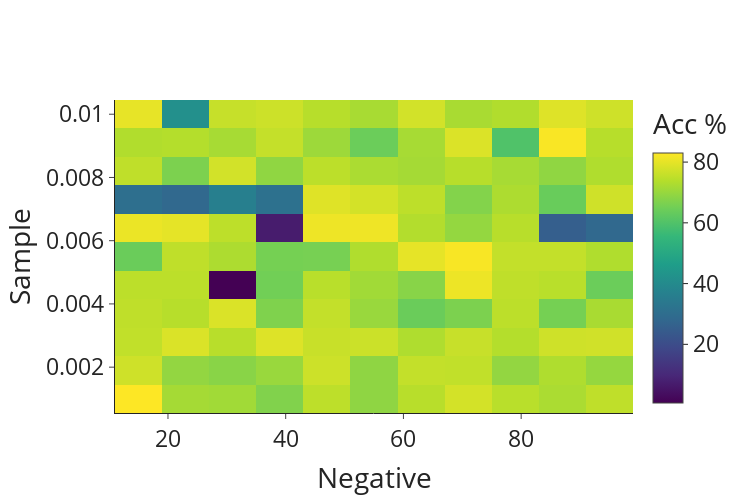

Write notebook code for a chart like this one.
### Code cell
m = np.argmax(assesment_scores)
print("Best performing embedding (sample: {}, negative: {}) had accuracy of {:.2f}%\n\t file_path: {}".format(*embedding_params[m],assesment_scores[m],embedding_fps[m]))

grid = np.array(assesment_scores).reshape((len(p1_vals), len(p1_vals)))

data = go.Heatmap(z=grid,y=np.array(p1_vals).astype(float),colorbar=dict(title="Acc %"),x=p2_vals)

layout = {
    "template": "simple_white",
    "font":{"size": 23},
    "height": 500,
    "width": 750,     
    "xaxis": {"title": "Negative"},
    "yaxis": {"title": "Sample"},
}
fig = go.Figure(data=data,layout=layout)
with open("visualizations/accuracy.pdf", "wb") as f:
    f.write(scope.transform(fig, format="pdf"))
fig.show()
# fig.write_html("visualizations/accuracy.html")

### Figure 1 — Plotly figure (JSON) as saved in the notebook; plotly's stock layout.template omitted (floating-point values rounded to 4 significant figures)
{"data": [{"colorbar": {"title": {"text": "Acc %"}}, "type": "heatmap", "x": [15, 23, 31, 39, 47, 55, 63, 71, 79, 87, 95], "y": [0.001, 0.0019, 0.0028, 0.0037, 0.0046, 0.0055, 0.0064, 0.0073, 0.0082, 0.0091, 0.01], "z": [[82.99, 71.82, 71.31, 67.18, 74.91, 68.9, 74.23, 77.66, 74.4, 72.51, 75.09], [76.98, 69.42, 68.21, 70.27, 76.8, 68.9, 75.6, 75.43, 69.42, 73.02, 69.76], [75.43, 78.52, 74.23, 78.87, 76.29, 76.63, 73.02, 76.12, 73.71, 76.98, 77.32], [75.09, 74.05, 78.52, 66.84, 75.6, 70.27, 64.09, 66.49, 74.74, 65.64, 72.34], [74.74, 74.74, 0.6873, 65.12, 74.4, 71.31, 68.04, 80.93, 75.09, 74.4, 64.26], [64.09, 75.09, 72.85, 65.64, 65.81, 73.2, 80.07, 82.3, 75.6, 75.6, 73.2], [80.76, 79.9, 74.91, 7.045, 81.1, 81.27, 73.54, 69.59, 74.23, 25.43, 28.35], [30.76, 28.35, 36.25, 31.27, 79.21, 77.66, 74.91, 67.35, 72.85, 63.75, 77.15], [75.09, 66.49, 77.49, 69.07, 74.74, 72.51, 71.82, 74.05, 71.99, 69.07, 73.2], [73.37, 73.71, 71.99, 75.77, 70.79, 64.26, 71.99, 78.69, 59.97, 82.47, 74.05], [80.24, 41.75, 75.95, 76.8, 74.05, 72.16, 77.49, 72.34, 73.37, 79.04, 76.98]]}], "layout": {"font": {"size": 23}, "height": 500, "width": 750, "xaxis": {"title": {"text": "Negative"}}, "yaxis": {"title": {"text": "Sample"}}}}
